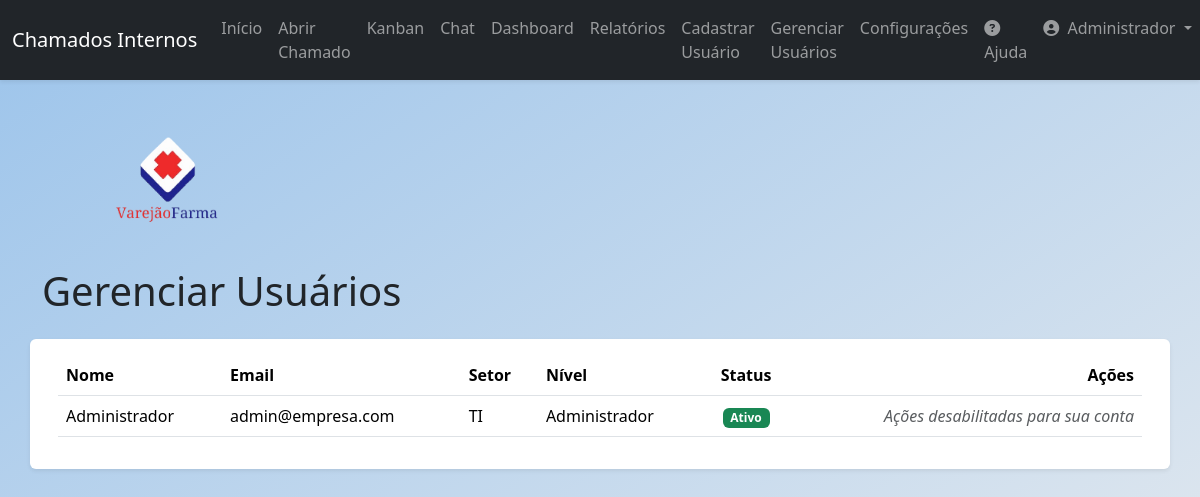
Page /users (signed in) on the earlier database version.
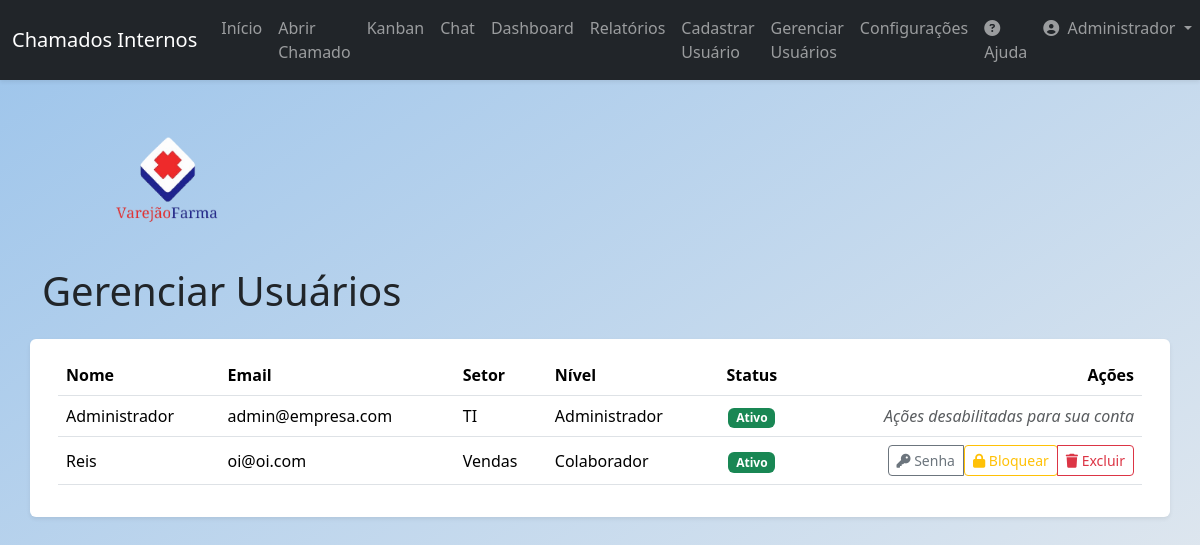
Same page on the later database version.
### app/models.py (models this page shows, shortened)
class User(db.Model, UserMixin):
    id = db.Column(db.Integer, primary_key=True)
    name = db.Column(db.String(100), nullable=False)
    email = db.Column(db.String(120), unique=True, nullable=False)
    sector = db.Column(db.String(50), nullable=False)
    password = db.Column(db.String(128), nullable=False)
    access_level = db.Column(db.String(20), nullable=False, default='colaborador')
    is_active = db.Column(db.Boolean, nullable=False, default=True)
    created_at = db.Column(db.DateTime, default=datetime.utcnow)
    tickets_created = db.relationship('Ticket', backref='author', lazy=True, foreign_keys='Ticket.user_id')
    tickets_assigned = db.relationship('Ticket', backref='assignee_user', lazy=True, foreign_keys='Ticket.assigned_to')
    comments = db.relationship('Comment', backref='comment_author', lazy=True)

### app/routes.py (the view, shortened to what this page needs)
@main.route('/users', methods=['GET', 'POST'])
@login_required
def user_management():
    if not is_admin(): abort(403)
    form = ChangePasswordForm()
    users = User.query.order_by(User.name).all()
    return render_template('user_management.html', title='Gerenciar Usuários', users=users, form=form)

### app/__init__.py (called while the page is built)
@login_manager.user_loader
def load_user(user_id):
    from app.models import User
    return User.query.get(int(user_id))

### app/routes.py (called while the page is built)
@main.context_processor
def inject_system_settings():
    settings = SystemSettings.query.first()
    return dict(system_settings=settings)

def is_admin():
    return current_user.is_authenticated and current_user.access_level == 'administrador'

### app/templates/user_management.html (shortened to what this page needs)
{% extends "base.html" %}
{% block content %}
 <div class="row mt-4">
    <div class="col-12 mb-3">
<img src="{% if system_settings and system_settings.logo_filename %}{{ url_for('static', filename='uploads/' + system_settings.logo_filename) }}{% else %}https://neosul.com.br/clientes/1/img/logo.png{% endif %}" alt="Logo" style="max-width: 250px; height: auto;">
    </div>
    <h1 class="mb-4">Gerenciar Usuários</h1>
    <div class="card shadow-sm">
        <div class="card-body">
            <div class="table-responsive">
                <table class="table table-hover align-middle">
                    <thead>
                        <tr>
                            <th>Nome</th>
                            <th>Email</th>
                            <th>Setor</th>
                            <th>Nível</th>
                            <th class="text-center">Status</th>
                            <th class="text-end">Ações</th>
                        </tr>
                    </thead>
                    <tbody>
                        {% for user in users %}
                        <tr>
                            <td>{{ user.name }}</td>
                            <td>{{ user.email }}</td>
                            <td>{{ user.sector }}</td>
                            <td>{{ user.access_level.capitalize() }}</td>
                            <td class="text-center">
                                {% if user.is_active %}
                                    <span class="badge bg-success">Ativo</span>
                                {% else %}
                                    <span class="badge bg-danger">Bloqueado</span>
                                {% endif %}
                            </td>
                            <td class="text-end">
                                {% if user.id != current_user.id %}
                                <div class="btn-group">
                                    <button type="button" class="btn btn-sm btn-outline-secondary" data-bs-toggle="modal" data-bs-target="#changePasswordModal" data-user-id="{{ user.id }}" data-user-name="{{ user.name }}">
                                        <i class="fas fa-key"></i> Senha
                                    </button>
                                    <form action="{{ url_for('main.toggle_user_status', user_id=user.id) }}" method="POST" class="d-inline">
                                        {% if user.is_active %}
                                            <button type="submit" class="btn btn-sm btn-outline-warning">
                                                <i class="fas fa-lock"></i> Bloquear
                                            </button>
                                        {% else %}
                                            <button type="submit" class="btn btn-sm btn-outline-success">
                                                <i class="fas fa-unlock"></i> Ativar
                                            </button>
                                        {% endif %}
                                    </form>
                                    <button type="button" class="btn btn-sm btn-outline-danger" data-bs-toggle="modal" data-bs-target="#deleteUserModal" data-user-id="{{ user.id }}" data-user-name="{{ user.name }}">
                                        <i class="fas fa-trash"></i> Excluir
                                    </button>
                                </div>
                                {% else %}
                                    <span class="text-muted fst-italic">Ações desabilitadas para sua conta</span>
                                {% endif %}
                            </td>
                        </tr>
                        {% endfor %}
                    </tbody>
                </table>
            </div>
        </div>
    </div>
{% endblock content %}

### app/templates/components/navbar.html (shortened to what this page needs)
<nav class="navbar navbar-expand-lg navbar-dark bg-dark shadow-sm">
    <div class="container-fluid">
        <a class="navbar-brand" href="{{ url_for('main.home') }}">Chamados Internos</a>
        <div class="collapse navbar-collapse" id="navbarNav">
            <ul class="navbar-nav me-auto mb-2 mb-lg-0">
                {% if current_user.is_authenticated %}
                    <li class="nav-item">
                        <a class="nav-link" href="{{ url_for('main.home') }}">Início</a>
                    </li>
                    <li class="nav-item">
                        <a class="nav-link" href="{{ url_for('main.create_ticket') }}">Abrir Chamado</a>
                    </li>
                    <li class="nav-item">
                        <a class="nav-link" href="{{ url_for('main.tickets_kanban') }}">Kanban</a>
                    </li>
                    <li class="nav-item">
                        <a id="nav-chat-link" class="nav-link position-relative" href="{{ url_for('main.chat_users') }}">
                            Chat
                        </a>
                    </li>
                    {% if current_user.access_level in ['tecnico', 'administrador'] %}
                        <li class="nav-item">
                            <a class="nav-link" href="{{ url_for('main.dashboard') }}">Dashboard</a>
                        </li>
                        <li class="nav-item">
                            <a class="nav-link" href="{{ url_for('main.reports') }}">Relatórios</a>
                        </li>
                    {% endif %}
                    {% if current_user.access_level == 'administrador' %}
                        <li class="nav-item">
                            <a class="nav-link" href="{{ url_for('main.register') }}">Cadastrar Usuário</a>
                        </li>
                        <li class="nav-item">
                            <a class="nav-link" href="{{ url_for('main.user_management') }}">Gerenciar Usuários</a>
                        </li>
                        <li class="nav-item">
                            <a class="nav-link" href="{{ url_for('main.settings') }}">Configurações</a>
                        </li>
                    {% endif %}
                {% endif %}
            </ul>
            <ul class="navbar-nav ms-auto mb-2 mb-lg-0">
                {% if current_user.is_authenticated %}
                    <li class="nav-item">
                        <a class="nav-link" href="{{ url_for('main.help') }}"><i class="fas fa-question-circle me-1"></i>Ajuda</a>
                    </li>
                    <li class="nav-item dropdown">
                        <a class="nav-link dropdown-toggle" href="#" id="navbarDropdown" role="button" data-bs-toggle="dropdown" aria-expanded="false">
                            <i class="fas fa-user-circle me-1"></i> {{ current_user.name }}
                        </a>
                    </li>
                {% else %}
                    <li class="nav-item">
                        <a class="nav-link" href="{{ url_for('main.login') }}">Login</a>
                    </li>
                {% endif %}
            </ul>
        </div>
    </div>
</nav>

Differences in the rows shown:
added User: name "Reis", email "oi@oi.com", sector "Vendas", access_level "Colaborador", is_active "Ativo"
